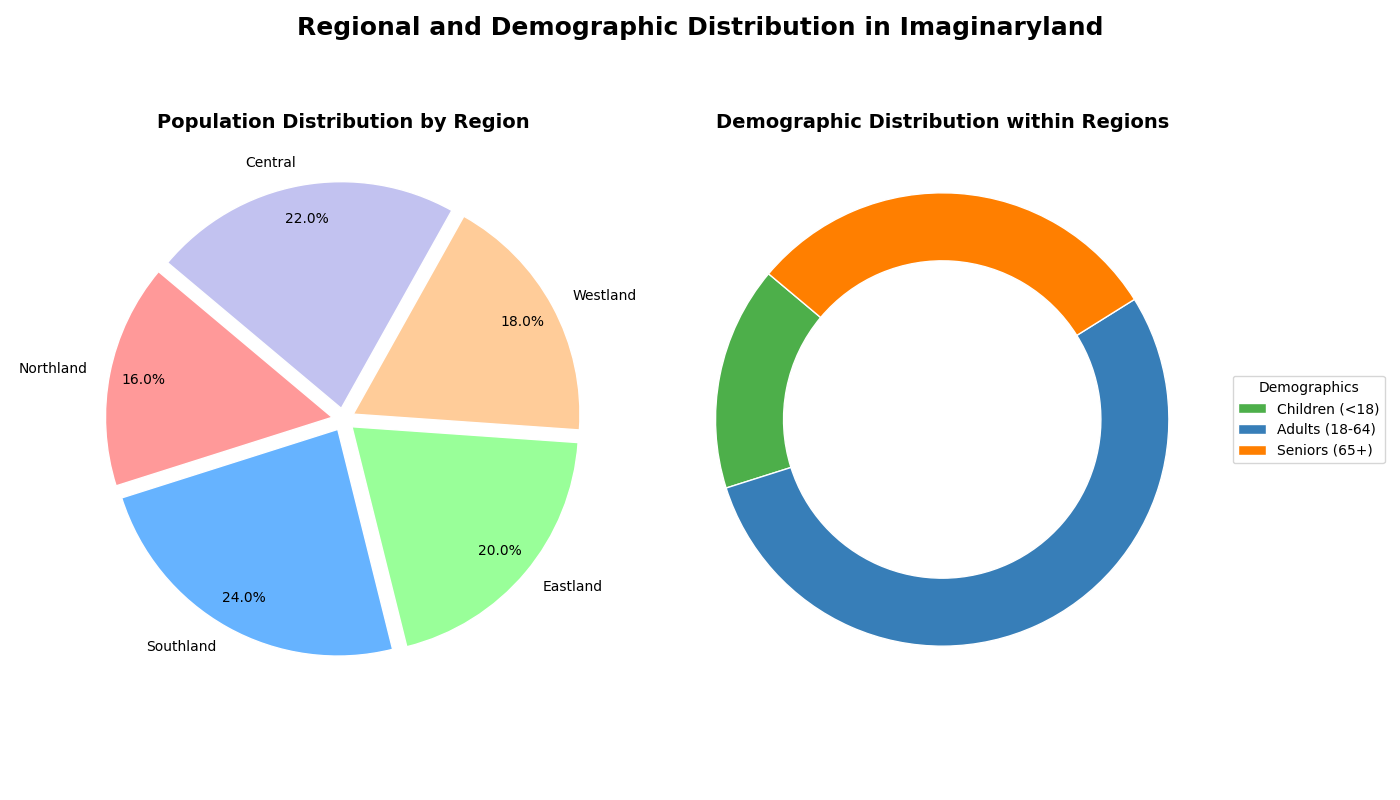

Recreate this plot in Python.
import matplotlib.pyplot as plt
import numpy as np

# Create data for an imaginary country
regions = ['Northland', 'Southland', 'Eastland', 'Westland', 'Central']
population_percentages = [16, 24, 20, 18, 22]
demographics_labels = ['Children (<18)', 'Adults (18-64)', 'Seniors (65+)']
demographics_data = {
    'Children (<18)': [12, 14, 22, 18, 16],
    'Adults (18-64)': [56, 64, 48, 52, 54],
    'Seniors (65+)': [32, 22, 30, 30, 30]
}

# Colors
region_colors = ['#ff9999','#66b3ff','#99ff99','#ffcc99','#c2c2f0']
demographic_colors = ['#4daf4a','#377eb8','#ff7f00']

# Create a figure with two subplots
fig, ax = plt.subplots(1, 2, figsize=(14, 8))

# Create pie chart for population distribution by region
ax[0].pie(
    population_percentages, labels=regions, colors=region_colors, autopct='%1.1f%%', startangle=140,
    wedgeprops=dict(edgecolor='white'), explode=(0.05, 0.05, 0.05, 0.05, 0.05), pctdistance=0.85
)
ax[0].set_title('Population Distribution by Region', fontsize=14, fontweight='bold')

# Plot pie charts for demographics within each region
all_wedges = []
for i, region in enumerate(regions):
    demographic_data = [demographics_data[label][i] for label in demographics_labels]
    wedges, _ = ax[1].pie(
        demographic_data, colors=demographic_colors, startangle=140, wedgeprops=dict(edgecolor='white', width=0.3)
    )
    all_wedges.extend(wedges)

# Add legend
ax[1].legend(all_wedges[:3], demographics_labels, title="Demographics", loc="center left", bbox_to_anchor=(1, 0, 0.5, 1))
ax[1].set_title('Demographic Distribution within Regions', fontsize=14, fontweight='bold')

# Add a super title to the figure
fig.suptitle('Regional and Demographic Distribution in Imaginaryland', fontsize=18, fontweight='bold', y=0.98)


# Adjust layout
plt.tight_layout()

# Display the plot
plt.show()
